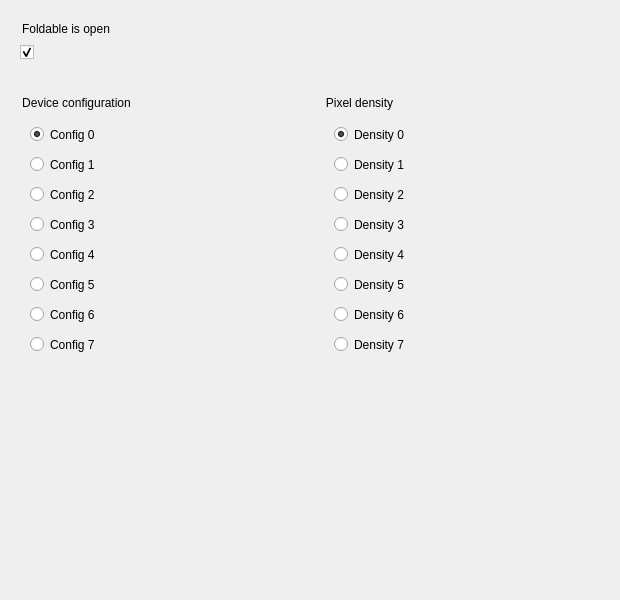
<?xml version="1.0" encoding="UTF-8"?>
<ui version="4.0">
 <class>FoldablePage</class>
 <widget class="QWidget" name="FoldablePage">
  <property name="geometry">
   <rect>
    <x>0</x>
    <y>0</y>
    <width>620</width>
    <height>600</height>
   </rect>
  </property>
  <property name="windowTitle">
   <string>Form</string>
  </property>
  <widget class="QGroupBox" name="isOpenLabel">
   <property name="geometry">
    <rect>
     <x>20</x>
     <y>20</y>
     <width>251</width>
     <height>24</height>
    </rect>
   </property>
   <property name="styleSheet">
    <string notr="true">border: 0px;</string>
   </property>
   <property name="title">
    <string>Foldable is open</string>
   </property>
   <property name="ColorGroup" stdset="0">
    <string notr="true">Title</string>
   </property>
  </widget>
  <widget class="QCheckBox" name="isOpen">
   <property name="geometry">
    <rect>
     <x>20</x>
     <y>40</y>
     <width>211</width>
     <height>24</height>
    </rect>
   </property>
   <property name="accessibleDescription">
    <string>Device is open</string>
   </property>
   <property name="iconSize">
    <size>
     <width>24</width>
     <height>24</height>
    </size>
   </property>
   <property name="checked">
    <bool>true</bool>
   </property>
   <property name="ColorGroup" stdset="0">
    <string>Toggle</string>
   </property>
   <property name="report_metrics" stdset="0">
    <bool>false</bool>
   </property>
  </widget>
  <widget class="QGroupBox" name="configurationGroup">
   <property name="geometry">
    <rect>
     <x>20</x>
     <y>94</y>
     <width>280</width>
     <height>281</height>
    </rect>
   </property>
   <property name="styleSheet">
    <string notr="true">border: 0px</string>
   </property>
   <property name="title">
    <string>Device configuration</string>
   </property>
   <widget class="QRadioButton" name="config_0">
    <property name="geometry">
     <rect>
      <x>10</x>
      <y>30</y>
      <width>211</width>
      <height>21</height>
     </rect>
    </property>
    <property name="text">
     <string>Config 0</string>
    </property>
    <property name="checked">
     <bool>true</bool>
    </property>
    <property name="report_metrics" stdset="0">
     <bool>true</bool>
    </property>
    <attribute name="buttonGroup">
     <string notr="true">configurationButtonGroup</string>
    </attribute>
   </widget>
   <widget class="QRadioButton" name="config_1">
    <property name="geometry">
     <rect>
      <x>10</x>
      <y>60</y>
      <width>211</width>
      <height>21</height>
     </rect>
    </property>
    <property name="text">
     <string>Config 1</string>
    </property>
    <property name="report_metrics" stdset="0">
     <bool>true</bool>
    </property>
    <attribute name="buttonGroup">
     <string notr="true">configurationButtonGroup</string>
    </attribute>
   </widget>
   <widget class="QRadioButton" name="config_2">
    <property name="geometry">
     <rect>
      <x>10</x>
      <y>90</y>
      <width>211</width>
      <height>21</height>
     </rect>
    </property>
    <property name="text">
     <string>Config 2</string>
    </property>
    <property name="report_metrics" stdset="0">
     <bool>true</bool>
    </property>
    <attribute name="buttonGroup">
     <string notr="true">configurationButtonGroup</string>
    </attribute>
   </widget>
   <widget class="QRadioButton" name="config_3">
    <property name="geometry">
     <rect>
      <x>10</x>
      <y>120</y>
      <width>211</width>
      <height>21</height>
     </rect>
    </property>
    <property name="text">
     <string>Config 3</string>
    </property>
    <property name="report_metrics" stdset="0">
     <bool>true</bool>
    </property>
    <attribute name="buttonGroup">
     <string notr="true">configurationButtonGroup</string>
    </attribute>
   </widget>
   <widget class="QRadioButton" name="config_4">
    <property name="geometry">
     <rect>
      <x>10</x>
      <y>150</y>
      <width>211</width>
      <height>21</height>
     </rect>
    </property>
    <property name="text">
     <string>Config 4</string>
    </property>
    <property name="report_metrics" stdset="0">
     <bool>true</bool>
    </property>
    <attribute name="buttonGroup">
     <string notr="true">configurationButtonGroup</string>
    </attribute>
   </widget>
   <widget class="QRadioButton" name="config_5">
    <property name="geometry">
     <rect>
      <x>10</x>
      <y>180</y>
      <width>211</width>
      <height>21</height>
     </rect>
    </property>
    <property name="text">
     <string>Config 5</string>
    </property>
    <property name="report_metrics" stdset="0">
     <bool>true</bool>
    </property>
    <attribute name="buttonGroup">
     <string notr="true">configurationButtonGroup</string>
    </attribute>
   </widget>
   <widget class="QRadioButton" name="config_6">
    <property name="geometry">
     <rect>
      <x>10</x>
      <y>210</y>
      <width>211</width>
      <height>21</height>
     </rect>
    </property>
    <property name="text">
     <string>Config 6</string>
    </property>
    <property name="report_metrics" stdset="0">
     <bool>true</bool>
    </property>
    <attribute name="buttonGroup">
     <string notr="true">configurationButtonGroup</string>
    </attribute>
   </widget>
   <widget class="QRadioButton" name="config_7">
    <property name="geometry">
     <rect>
      <x>10</x>
      <y>240</y>
      <width>211</width>
      <height>21</height>
     </rect>
    </property>
    <property name="text">
     <string>Config 7</string>
    </property>
    <property name="report_metrics" stdset="0">
     <bool>true</bool>
    </property>
    <attribute name="buttonGroup">
     <string notr="true">configurationButtonGroup</string>
    </attribute>
   </widget>
  </widget>
  <widget class="QGroupBox" name="densityGroup">
   <property name="geometry">
    <rect>
     <x>324</x>
     <y>94</y>
     <width>221</width>
     <height>281</height>
    </rect>
   </property>
   <property name="styleSheet">
    <string notr="true">border: 0px</string>
   </property>
   <property name="title">
    <string>Pixel density</string>
   </property>
   <widget class="QRadioButton" name="density_0">
    <property name="geometry">
     <rect>
      <x>10</x>
      <y>30</y>
      <width>211</width>
      <height>21</height>
     </rect>
    </property>
    <property name="text">
     <string>Density 0</string>
    </property>
    <property name="checked">
     <bool>true</bool>
    </property>
    <property name="report_metrics" stdset="0">
     <bool>true</bool>
    </property>
    <attribute name="buttonGroup">
     <string notr="true">densityButtonGroup</string>
    </attribute>
   </widget>
   <widget class="QRadioButton" name="density_1">
    <property name="geometry">
     <rect>
      <x>10</x>
      <y>60</y>
      <width>211</width>
      <height>21</height>
     </rect>
    </property>
    <property name="text">
     <string>Density 1</string>
    </property>
    <property name="report_metrics" stdset="0">
     <bool>true</bool>
    </property>
    <attribute name="buttonGroup">
     <string notr="true">densityButtonGroup</string>
    </attribute>
   </widget>
   <widget class="QRadioButton" name="density_2">
    <property name="geometry">
     <rect>
      <x>10</x>
      <y>90</y>
      <width>211</width>
      <height>21</height>
     </rect>
    </property>
    <property name="text">
     <string>Density 2</string>
    </property>
    <property name="report_metrics" stdset="0">
     <bool>true</bool>
    </property>
    <attribute name="buttonGroup">
     <string notr="true">densityButtonGroup</string>
    </attribute>
   </widget>
   <widget class="QRadioButton" name="density_3">
    <property name="geometry">
     <rect>
      <x>10</x>
      <y>120</y>
      <width>211</width>
      <height>21</height>
     </rect>
    </property>
    <property name="text">
     <string>Density 3</string>
    </property>
    <property name="report_metrics" stdset="0">
     <bool>true</bool>
    </property>
    <attribute name="buttonGroup">
     <string notr="true">densityButtonGroup</string>
    </attribute>
   </widget>
   <widget class="QRadioButton" name="density_4">
    <property name="geometry">
     <rect>
      <x>10</x>
      <y>150</y>
      <width>211</width>
      <height>21</height>
     </rect>
    </property>
    <property name="text">
     <string>Density 4</string>
    </property>
    <property name="report_metrics" stdset="0">
     <bool>true</bool>
    </property>
    <attribute name="buttonGroup">
     <string notr="true">densityButtonGroup</string>
    </attribute>
   </widget>
   <widget class="QRadioButton" name="density_5">
    <property name="geometry">
     <rect>
      <x>10</x>
      <y>180</y>
      <width>211</width>
      <height>21</height>
     </rect>
    </property>
    <property name="text">
     <string>Density 5</string>
    </property>
    <property name="report_metrics" stdset="0">
     <bool>true</bool>
    </property>
    <attribute name="buttonGroup">
     <string notr="true">densityButtonGroup</string>
    </attribute>
   </widget>
   <widget class="QRadioButton" name="density_6">
    <property name="geometry">
     <rect>
      <x>10</x>
      <y>210</y>
      <width>211</width>
      <height>21</height>
     </rect>
    </property>
    <property name="text">
     <string>Density 6</string>
    </property>
    <property name="report_metrics" stdset="0">
     <bool>true</bool>
    </property>
    <attribute name="buttonGroup">
     <string notr="true">densityButtonGroup</string>
    </attribute>
   </widget>
   <widget class="QRadioButton" name="density_7">
    <property name="geometry">
     <rect>
      <x>10</x>
      <y>240</y>
      <width>211</width>
      <height>21</height>
     </rect>
    </property>
    <property name="text">
     <string>Density 7</string>
    </property>
    <property name="report_metrics" stdset="0">
     <bool>true</bool>
    </property>
    <attribute name="buttonGroup">
     <string notr="true">densityButtonGroup</string>
    </attribute>
   </widget>
  </widget>
 </widget>
 <resources>
  <include location="../resources.qrc"/>
 </resources>
 <connections/>
 <buttongroups>
  <buttongroup name="configurationButtonGroup"/>
  <buttongroup name="densityButtonGroup"/>
 </buttongroups>
</ui>
